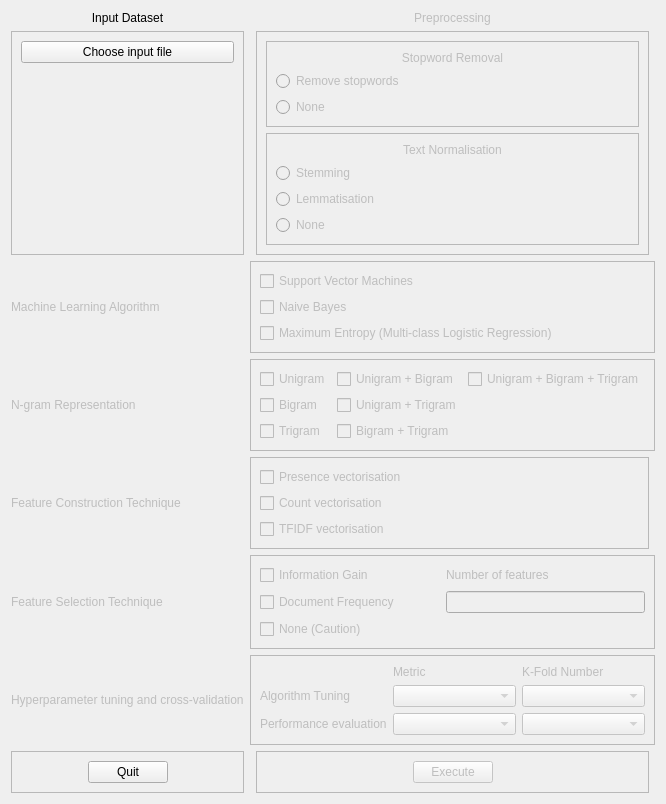
          <widget class="QWidget" name="processing_tab">
           <attribute name="title">
            <string>Processing</string>
           </attribute>
           <layout class="QGridLayout" name="gridLayout_9">
            <item row="8" column="3">
             <widget class="QFrame" name="frame_10">
              <property name="frameShape">
               <enum>QFrame::StyledPanel</enum>
              </property>
              <property name="frameShadow">
               <enum>QFrame::Raised</enum>
              </property>
              <layout class="QHBoxLayout" name="horizontalLayout_7">
               <item>
                <spacer name="horizontalSpacer_9">
                 <property name="orientation">
                  <enum>Qt::Horizontal</enum>
                 </property>
                 <property name="sizeHint" stdset="0">
                  <size>
                   <width>40</width>
                   <height>20</height>
                  </size>
                 </property>
                </spacer>
               </item>
               <item>
                <widget class="QPushButton" name="btnExecute">
                 <property name="enabled">
                  <bool>false</bool>
                 </property>
                 <property name="text">
                  <string>Execute</string>
                 </property>
                </widget>
               </item>
               <item>
                <spacer name="horizontalSpacer_10">
                 <property name="orientation">
                  <enum>Qt::Horizontal</enum>
                 </property>
                 <property name="sizeHint" stdset="0">
                  <size>
                   <width>40</width>
                   <height>20</height>
                  </size>
                 </property>
                </spacer>
               </item>
              </layout>
             </widget>
            </item>
            <item row="8" column="0">
             <widget class="QFrame" name="frame_7">
              <property name="frameShape">
               <enum>QFrame::StyledPanel</enum>
              </property>
              <property name="frameShadow">
               <enum>QFrame::Raised</enum>
              </property>
              <layout class="QHBoxLayout" name="horizontalLayout_6">
               <item>
                <spacer name="horizontalSpacer_7">
                 <property name="orientation">
                  <enum>Qt::Horizontal</enum>
                 </property>
                 <property name="sizeHint" stdset="0">
                  <size>
                   <width>40</width>
                   <height>20</height>
                  </size>
                 </property>
                </spacer>
               </item>
               <item>
                <widget class="QPushButton" name="processingQuitButton">
                 <property name="text">
                  <string>Quit</string>
                 </property>
                </widget>
               </item>
               <item>
                <spacer name="horizontalSpacer_5">
                 <property name="orientation">
                  <enum>Qt::Horizontal</enum>
                 </property>
                 <property name="sizeHint" stdset="0">
                  <size>
                   <width>40</width>
                   <height>20</height>
                  </size>
                 </property>
                </spacer>
               </item>
              </layout>
             </widget>
            </item>
            <item row="7" column="0">
             <widget class="QLabel" name="labelTuningandCV">
              <property name="enabled">
               <bool>false</bool>
              </property>
              <property name="text">
               <string>Hyperparameter tuning and cross-validation</string>
              </property>
             </widget>
            </item>
            <item row="1" column="3">
             <widget class="QFrame" name="frame_11">
              <property name="sizePolicy">
               <sizepolicy hsizetype="Expanding" vsizetype="Expanding">
                <horstretch>0</horstretch>
                <verstretch>0</verstretch>
               </sizepolicy>
              </property>
              <property name="frameShape">
               <enum>QFrame::StyledPanel</enum>
              </property>
              <property name="frameShadow">
               <enum>QFrame::Raised</enum>
              </property>
              <layout class="QVBoxLayout" name="verticalLayout_4">
               <item>
                <widget class="QFrame" name="frame">
                 <property name="frameShape">
                  <enum>QFrame::StyledPanel</enum>
                 </property>
                 <property name="frameShadow">
                  <enum>QFrame::Raised</enum>
                 </property>
                 <layout class="QVBoxLayout" name="verticalLayout">
                  <item>
                   <widget class="QLabel" name="labelStopword">
                    <property name="enabled">
                     <bool>false</bool>
                    </property>
                    <property name="text">
                     <string>Stopword Removal</string>
                    </property>
                    <property name="alignment">
                     <set>Qt::AlignCenter</set>
                    </property>
                   </widget>
                  </item>
                  <item>
                   <widget class="QRadioButton" name="radioStopword">
                    <property name="enabled">
                     <bool>false</bool>
                    </property>
                    <property name="text">
                     <string>Remove stopwords</string>
                    </property>
                   </widget>
                  </item>
                  <item>
                   <widget class="QRadioButton" name="radioStopwordNone">
                    <property name="enabled">
                     <bool>false</bool>
                    </property>
                    <property name="text">
                     <string>None</string>
                    </property>
                   </widget>
                  </item>
                 </layout>
                </widget>
               </item>
               <item>
                <widget class="QFrame" name="frame_2">
                 <property name="frameShape">
                  <enum>QFrame::StyledPanel</enum>
                 </property>
                 <property name="frameShadow">
                  <enum>QFrame::Raised</enum>
                 </property>
                 <layout class="QVBoxLayout" name="verticalLayout_2">
                  <item>
                   <widget class="QLabel" name="labelStemLem">
                    <property name="enabled">
                     <bool>false</bool>
                    </property>
                    <property name="text">
                     <string>Text Normalisation</string>
                    </property>
                    <property name="alignment">
                     <set>Qt::AlignCenter</set>
                    </property>
                   </widget>
                  </item>
                  <item>
                   <widget class="QRadioButton" name="radioStemming">
                    <property name="enabled">
                     <bool>false</bool>
                    </property>
                    <property name="text">
                     <string>Stemming</string>
                    </property>
                   </widget>
                  </item>
                  <item>
                   <widget class="QRadioButton" name="radioLemmatisation">
                    <property name="enabled">
                     <bool>false</bool>
                    </property>
                    <property name="text">
                     <string>Lemmatisation</string>
                    </property>
                   </widget>
                  </item>
                  <item>
                   <widget class="QRadioButton" name="radioNonen">
                    <property name="enabled">
                     <bool>false</bool>
                    </property>
                    <property name="text">
                     <string>None</string>
                    </property>
                   </widget>
                  </item>
                 </layout>
                </widget>
               </item>
              </layout>
             </widget>
            </item>
            <item row="5" column="2" colspan="2">
             <widget class="QFrame" name="frame_6">
              <property name="frameShape">
               <enum>QFrame::StyledPanel</enum>
              </property>
              <property name="frameShadow">
               <enum>QFrame::Raised</enum>
              </property>
              <layout class="QVBoxLayout" name="verticalLayout_8">
               <item>
                <widget class="QCheckBox" name="checkBoxPres">
                 <property name="enabled">
                  <bool>false</bool>
                 </property>
                 <property name="text">
                  <string>Presence vectorisation</string>
                 </property>
                </widget>
               </item>
               <item>
                <widget class="QCheckBox" name="checkBoxCount">
                 <property name="enabled">
                  <bool>false</bool>
                 </property>
                 <property name="text">
                  <string>Count vectorisation</string>
                 </property>
                </widget>
               </item>
               <item>
                <widget class="QCheckBox" name="checkBoxTDIDF">
                 <property name="enabled">
                  <bool>false</bool>
                 </property>
                 <property name="text">
                  <string>TFIDF vectorisation</string>
                 </property>
                </widget>
               </item>
              </layout>
             </widget>
            </item>
            <item row="6" column="2" colspan="3">
             <widget class="QFrame" name="frame_5">
              <property name="frameShape">
               <enum>QFrame::StyledPanel</enum>
              </property>
              <property name="frameShadow">
               <enum>QFrame::Raised</enum>
              </property>
              <layout class="QGridLayout" name="gridLayout_4">
               <item row="0" column="2">
                <widget class="QLabel" name="labelFeatures">
                 <property name="enabled">
                  <bool>false</bool>
                 </property>
                 <property name="text">
                  <string>Number of features</string>
                 </property>
                </widget>
               </item>
               <item row="1" column="2">
                <widget class="QLineEdit" name="feature_number">
                 <property name="enabled">
                  <bool>false</bool>
                 </property>
                </widget>
               </item>
               <item row="1" column="1">
                <spacer name="horizontalSpacer_3">
                 <property name="orientation">
                  <enum>Qt::Horizontal</enum>
                 </property>
                 <property name="sizeType">
                  <enum>QSizePolicy::Fixed</enum>
                 </property>
                 <property name="sizeHint" stdset="0">
                  <size>
                   <width>40</width>
                   <height>20</height>
                  </size>
                 </property>
                </spacer>
               </item>
               <item row="0" column="0">
                <widget class="QCheckBox" name="checkBoxIG">
                 <property name="enabled">
                  <bool>false</bool>
                 </property>
                 <property name="text">
                  <string>Information Gain</string>
                 </property>
                </widget>
               </item>
               <item row="2" column="0">
                <widget class="QCheckBox" name="checkBoxFSNone">
                 <property name="enabled">
                  <bool>false</bool>
                 </property>
                 <property name="text">
                  <string>None (Caution)</string>
                 </property>
                </widget>
               </item>
               <item row="1" column="0">
                <widget class="QCheckBox" name="checkBoxDF">
                 <property name="enabled">
                  <bool>false</bool>
                 </property>
                 <property name="text">
                  <string>Document Frequency</string>
                 </property>
                </widget>
               </item>
               <item row="2" column="2">
                <widget class="QLabel" name="labelFeaturesDocument">
                 <property name="enabled">
                  <bool>false</bool>
                 </property>
                 <property name="text">
                  <string/>
                 </property>
                </widget>
               </item>
              </layout>
             </widget>
            </item>
            <item row="1" column="0">
             <widget class="QFrame" name="frame_9">
              <property name="frameShape">
               <enum>QFrame::StyledPanel</enum>
              </property>
              <property name="frameShadow">
               <enum>QFrame::Raised</enum>
              </property>
              <layout class="QVBoxLayout" name="verticalLayout_3">
               <item>
                <widget class="QPushButton" name="btnInput">
                 <property name="text">
                  <string>Choose input file</string>
                 </property>
                </widget>
               </item>
               <item>
                <widget class="QLabel" name="labelClassGraph">
                 <property name="text">
                  <string/>
                 </property>
                </widget>
               </item>
              </layout>
             </widget>
            </item>
            <item row="4" column="2" colspan="3">
             <widget class="QFrame" name="frame_4">
              <property name="frameShape">
               <enum>QFrame::StyledPanel</enum>
              </property>
              <property name="frameShadow">
               <enum>QFrame::Raised</enum>
              </property>
              <layout class="QGridLayout" name="gridLayout_3">
               <item row="0" column="0">
                <widget class="QCheckBox" name="checkBoxUni">
                 <property name="enabled">
                  <bool>false</bool>
                 </property>
                 <property name="text">
                  <string>Unigram</string>
                 </property>
                </widget>
               </item>
               <item row="1" column="0">
                <widget class="QCheckBox" name="checkBoxBi">
                 <property name="enabled">
                  <bool>false</bool>
                 </property>
                 <property name="text">
                  <string>Bigram</string>
                 </property>
                </widget>
               </item>
               <item row="2" column="0">
                <widget class="QCheckBox" name="checkBoxTri">
                 <property name="enabled">
                  <bool>false</bool>
                 </property>
                 <property name="text">
                  <string>Trigram</string>
                 </property>
                </widget>
               </item>
               <item row="0" column="1">
                <widget class="QCheckBox" name="checkBoxUniBi">
                 <property name="enabled">
                  <bool>false</bool>
                 </property>
                 <property name="text">
                  <string>Unigram + Bigram</string>
                 </property>
                </widget>
               </item>
               <item row="0" column="2">
                <widget class="QCheckBox" name="checkBoxUniBiTri">
                 <property name="enabled">
                  <bool>false</bool>
                 </property>
                 <property name="text">
                  <string>Unigram + Bigram + Trigram</string>
                 </property>
                </widget>
               </item>
               <item row="2" column="1">
                <widget class="QCheckBox" name="checkBoxBiTri">
                 <property name="enabled">
                  <bool>false</bool>
                 </property>
                 <property name="text">
                  <string>Bigram + Trigram</string>
                 </property>
                </widget>
               </item>
               <item row="1" column="1">
                <widget class="QCheckBox" name="checkBoxUniTri">
                 <property name="enabled">
                  <bool>false</bool>
                 </property>
                 <property name="text">
                  <string>Unigram + Trigram</string>
                 </property>
                </widget>
               </item>
              </layout>
             </widget>
            </item>
            <item row="7" column="2" colspan="3">
             <widget class="QFrame" name="frame_8">
              <property name="frameShape">
               <enum>QFrame::StyledPanel</enum>
              </property>
              <property name="frameShadow">
               <enum>QFrame::Raised</enum>
              </property>
              <layout class="QGridLayout" name="gridLayout_5">
               <item row="0" column="1">
                <widget class="QLabel" name="labelMetric">
                 <property name="enabled">
                  <bool>false</bool>
                 </property>
                 <property name="text">
                  <string>Metric</string>
                 </property>
                </widget>
               </item>
               <item row="0" column="2">
                <widget class="QLabel" name="labelFolds">
                 <property name="enabled">
                  <bool>false</bool>
                 </property>
                 <property name="text">
                  <string>K-Fold Number</string>
                 </property>
                </widget>
               </item>
               <item row="1" column="0">
                <widget class="QLabel" name="labelTune">
                 <property name="enabled">
                  <bool>false</bool>
                 </property>
                 <property name="text">
                  <string>Algorithm Tuning</string>
                 </property>
                </widget>
               </item>
               <item row="1" column="1">
                <widget class="QComboBox" name="comboBoxTune">
                 <property name="enabled">
                  <bool>false</bool>
                 </property>
                 <item>
                  <property name="text">
                   <string/>
                  </property>
                 </item>
                 <item>
                  <property name="text">
                   <string>Accuracy</string>
                  </property>
                 </item>
                 <item>
                  <property name="text">
                   <string>Precision</string>
                  </property>
                 </item>
                 <item>
                  <property name="text">
                   <string>Recall</string>
                  </property>
                 </item>
                 <item>
                  <property name="text">
                   <string>F-Score</string>
                  </property>
                 </item>
                </widget>
               </item>
               <item row="1" column="2">
                <widget class="QComboBox" name="comboBoxTuneFold">
                 <property name="enabled">
                  <bool>false</bool>
                 </property>
                 <item>
                  <property name="text">
                   <string/>
                  </property>
                 </item>
                 <item>
                  <property name="text">
                   <string>3 Folds</string>
                  </property>
                 </item>
                 <item>
                  <property name="text">
                   <string>5 Folds</string>
                  </property>
                 </item>
                 <item>
                  <property name="text">
                   <string>10 Folds</string>
                  </property>
                 </item>
                </widget>
               </item>
               <item row="2" column="0">
                <widget class="QLabel" name="labelPerformance">
                 <property name="enabled">
                  <bool>false</bool>
                 </property>
                 <property name="text">
                  <string>Performance evaluation</string>
                 </property>
                </widget>
               </item>
               <item row="2" column="2">
                <widget class="QComboBox" name="comboBoxFolds">
                 <property name="enabled">
                  <bool>false</bool>
                 </property>
                 <item>
                  <property name="text">
                   <string/>
                  </property>
                 </item>
                 <item>
                  <property name="text">
                   <string>5 Folds</string>
                  </property>
                 </item>
                 <item>
                  <property name="text">
                   <string>10 Folds</string>
                  </property>
                 </item>
                </widget>
               </item>
               <item row="2" column="1">
                <widget class="QComboBox" name="comboBoxEvaluation">
                 <property name="enabled">
                  <bool>false</bool>
                 </property>
                 <item>
                  <property name="text">
                   <string/>
                  </property>
                 </item>
                 <item>
                  <property name="text">
                   <string>Accuracy</string>
                  </property>
                 </item>
                 <item>
                  <property name="text">
                   <string>Precision</string>
                  </property>
                 </item>
                 <item>
                  <property name="text">
                   <string>Recall</string>
                  </property>
                 </item>
                 <item>
                  <property name="text">
                   <string>F-Score</string>
                  </property>
                 </item>
                 <item>
                  <property name="text">
                   <string>AUC</string>
                  </property>
                 </item>
                </widget>
               </item>
              </layout>
             </widget>
            </item>
            <item row="5" column="0">
             <widget class="QLabel" name="labelConstruction">
              <property name="enabled">
               <bool>false</bool>
              </property>
              <property name="text">
               <string>Feature Construction Technique</string>
              </property>
             </widget>
            </item>
            <item row="6" column="0">
             <widget class="QLabel" name="labelSelection">
              <property name="enabled">
               <bool>false</bool>
              </property>
              <property name="text">
               <string>Feature Selection Technique</string>
              </property>
             </widget>
            </item>
            <item row="0" column="0">
             <widget class="QLabel" name="label_2">
              <property name="text">
               <string>Input Dataset</string>
              </property>
              <property name="alignment">
               <set>Qt::AlignCenter</set>
              </property>
             </widget>
            </item>
            <item row="3" column="0">
             <widget class="QLabel" name="labelML">
              <property name="enabled">
               <bool>false</bool>
              </property>
              <property name="text">
               <string>Machine Learning Algorithm</string>
              </property>
             </widget>
            </item>
            <item row="4" column="0">
             <widget class="QLabel" name="labelNgram">
              <property name="enabled">
               <bool>false</bool>
              </property>
              <property name="text">
               <string>N-gram Representation</string>
              </property>
             </widget>
            </item>
            <item row="0" column="3">
             <widget class="QLabel" name="labelPreprocessing">
              <property name="enabled">
               <bool>false</bool>
              </property>
              <property name="text">
               <string>Preprocessing</string>
              </property>
              <property name="alignment">
               <set>Qt::AlignCenter</set>
              </property>
             </widget>
            </item>
            <item row="3" column="2" colspan="3">
             <widget class="QFrame" name="frame_3">
              <property name="frameShape">
               <enum>QFrame::StyledPanel</enum>
              </property>
              <property name="frameShadow">
               <enum>QFrame::Raised</enum>
              </property>
              <layout class="QVBoxLayout" name="verticalLayout_6">
               <item>
                <widget class="QCheckBox" name="checkBoxSVM">
                 <property name="enabled">
                  <bool>false</bool>
                 </property>
                 <property name="text">
                  <string>Support Vector Machines</string>
                 </property>
                </widget>
               </item>
               <item>
                <widget class="QCheckBox" name="checkBoxNB">
                 <property name="enabled">
                  <bool>false</bool>
                 </property>
                 <property name="text">
                  <string>Naive Bayes</string>
                 </property>
                </widget>
               </item>
               <item>
                <widget class="QCheckBox" name="checkBoxME">
                 <property name="enabled">
                  <bool>false</bool>
                 </property>
                 <property name="text">
                  <string>Maximum Entropy (Multi-class Logistic Regression)</string>
                 </property>
                </widget>
               </item>
              </layout>
             </widget>
            </item>
           </layout>
          </widget>
